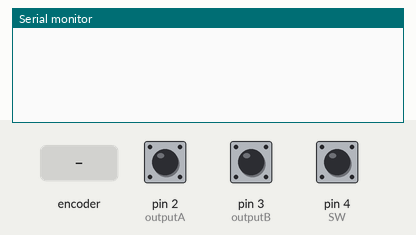
Bench run of a sketch on a simulated Arduino Uno, built with avr-gcc and run on an emulated ATmega328P. On the bench: the last lines printed to the serial monitor. The inputs (shaded band) are chosen by the test bench; at power-on: pin 4 (SW) HIGH, pin 2 (outputA) HIGH, pin 3 (outputB) HIGH.

Above: at 1.2 s.
1.3 s: rotary encoder on pin 2 (outputA) / pin 3 (outputB) turned 1 step (first pin leading)
At 2.6 s:
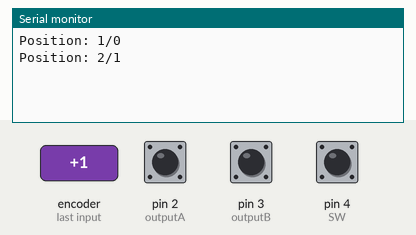
3.0 s: pin 4 (SW) pulled LOW for 0.15 s
At 4.2 s:
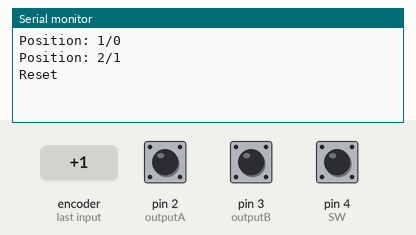
4.6 s: rotary encoder on pin 2 (outputA) / pin 3 (outputB) turned 3 steps (first pin leading)
At 5.5 s:
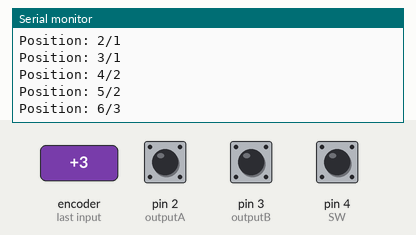
Timing chart, 0 to 7.6 s (numbered marks = the images above; inputs shaded):
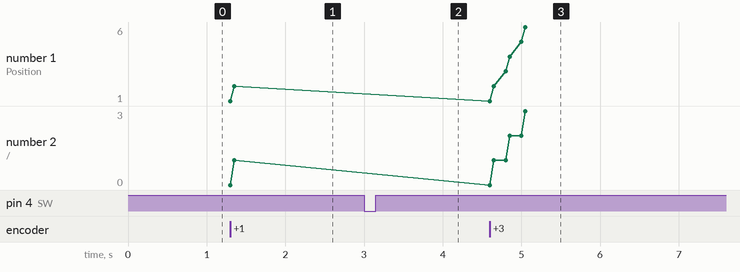

The sketch:

Rotate_Switch_loop.ino
```cpp
#define outputA 2
#define outputB 3
#define SW 4
int counter = 0;
int a_Now;
int a_Last;

void setup() {
  pinMode (outputA,INPUT);
  pinMode (outputB,INPUT);
  pinMode (SW,INPUT_PULLUP);
  Serial.begin (9600);

  a_Last = a_Now = digitalRead(outputA); //初始
}


void loop() {
    a_Now = digitalRead(outputA); //
    if (digitalRead(SW)==LOW)
    {
      Serial.println("Reset");
      counter=0;
      delay(300);
    }
    if (a_Now != a_Last)//A 改變，可能順也可能逆 //A 改變，可能順也可能逆
    {

      if (digitalRead(outputB) != a_Now) { //如果 AB不同則順；AB相同則逆
        counter ++; //計數器+1，但會有兩次
      }
      else {
        counter --; //計數器-1，但會有兩次，但會有兩次
      }
      Serial.print("Position: "); // Position:
      Serial.print(counter); //跳兩次的值
      Serial.print("/");
      Serial.println(counter/2);//真正的值
    }

    a_Last = a_Now; //
}
```

Measured:
- after the input at 1.3 s, the serial monitor: prints a new line at once (image 1)
- after the input at 3.0 s, the serial monitor: prints a new line at once (image 2)
- after the input at 4.6 s, the serial monitor: prints a new line at once (image 3)
- plotted number 1: 2 → 6 after the input at 4.6 s
- plotted number 2: 1 → 3 after the input at 4.6 s
